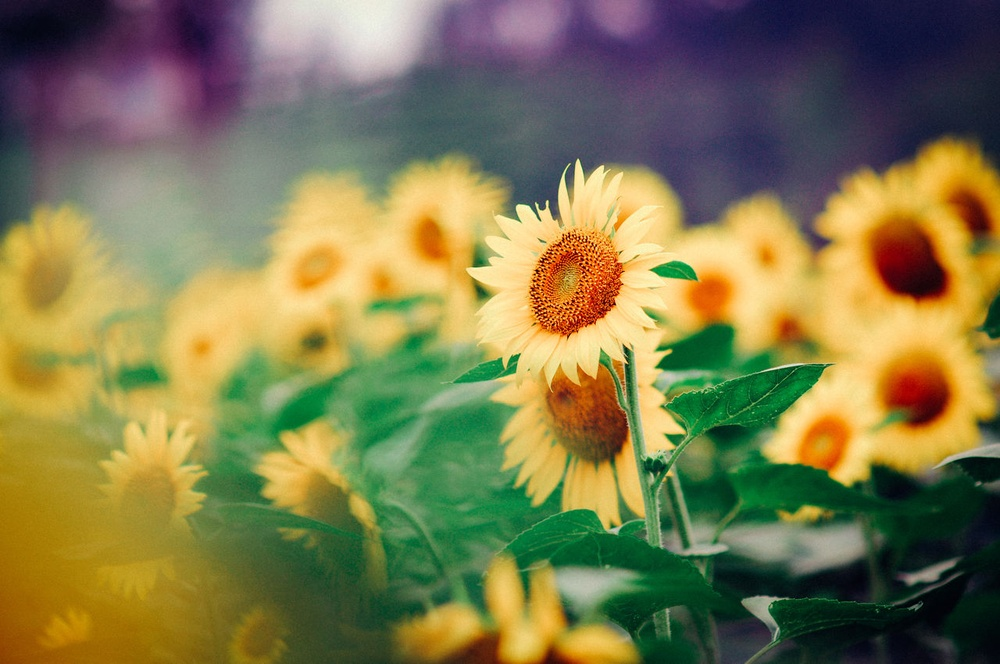
#> input picture task5/data/suns.jpg, 1000 x 664 px, shrunk from 1280 x 850 before the run
$ python mainpartion1.py
#> lines starting #> are read from the running program, lines starting #| are printed output that depends on the picture
from cv2 import *
from numpy import *
from PIL import Image

"""
这里做的是一个单通道图的主成分分析，三通道的等以后用到了在写，学习进度所限
还有一个感受就是，opencv用着比PIL要复杂，
因为第一遍使用了opencv，但在最后转成图像的时候，opencv出了问题，所以我将开头和结尾改用了PIL
"""

img = Image.open("./data/suns.jpg")
#> img is the input picture: PIL image 1000x664 RGB; mean R, G, B 127.9, 122.1, 77.4

# 图像转矩阵
data = img.convert("L")
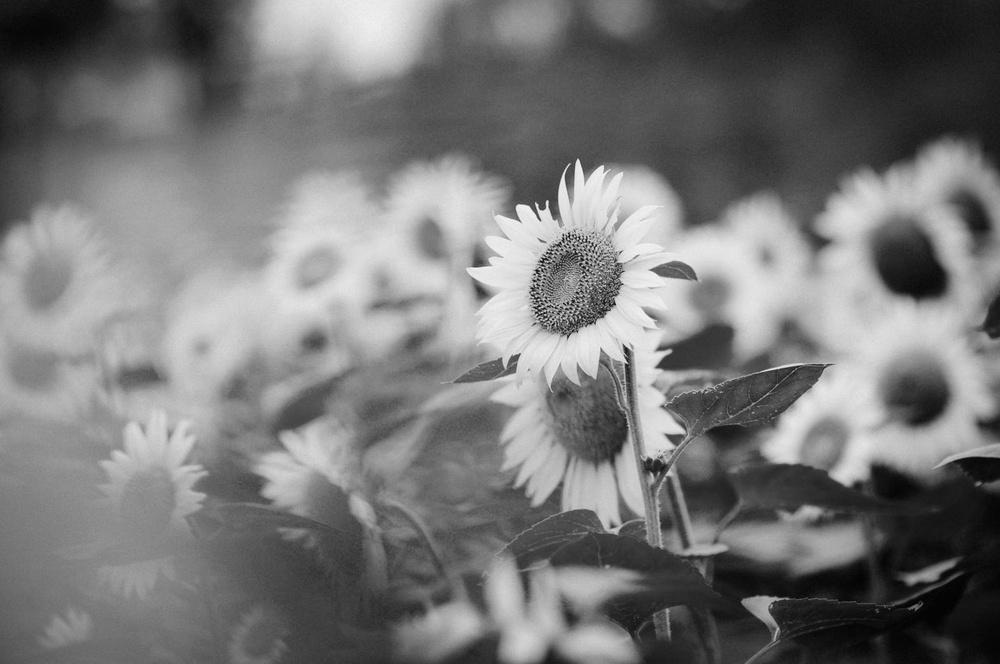
#> data: PIL image 1000x664 L; min 2, max 248, mean 118.7
data = mat(data)  # np.mat和np.array的区别在于，*可以直接表示矩阵乘法，等价于np.dot()

# 去中心化
mean_x = mean(data, axis=1)  # 按行计算均值
#> mean_x = 664 rows, first 8: [87.74], [87.47], [87.29], [87.06], [86.86], [86.7], [86.53], [86.34]
data = data.astype("float64")  # 就是说float64和unit8不能直接相减，所以要转换下
#> data: shape (664, 1000) float64
data -= mean_x
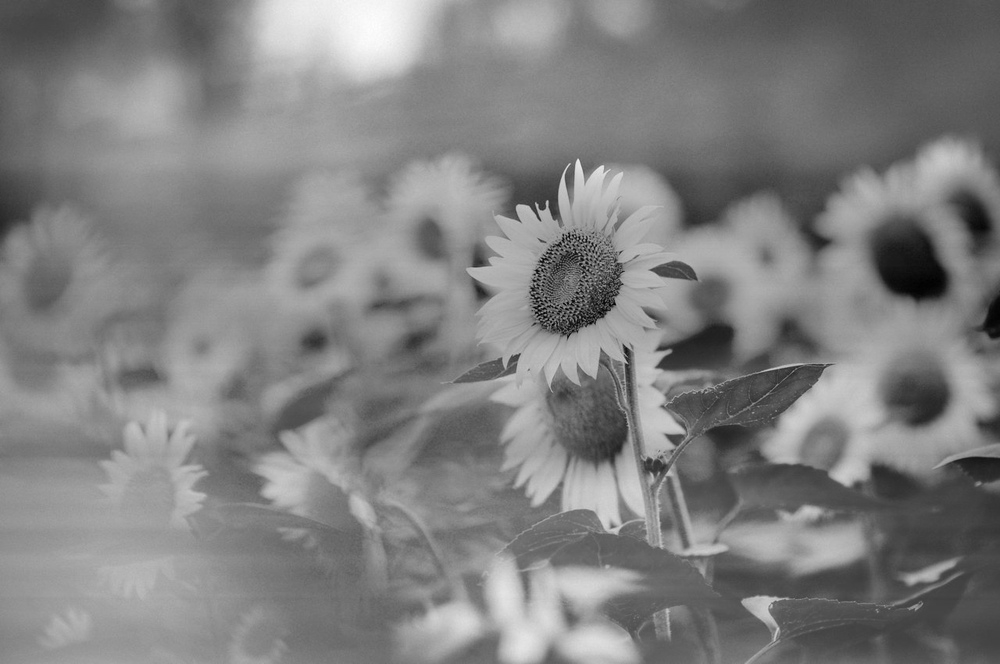
#> data: shape (664, 1000) float64; min -162.6, max 159.1, mean 0; drawn with min black and max white

# 协方差矩阵计算
cov_mat = 1.0 / (data.shape[0] - 1) * data * data.T
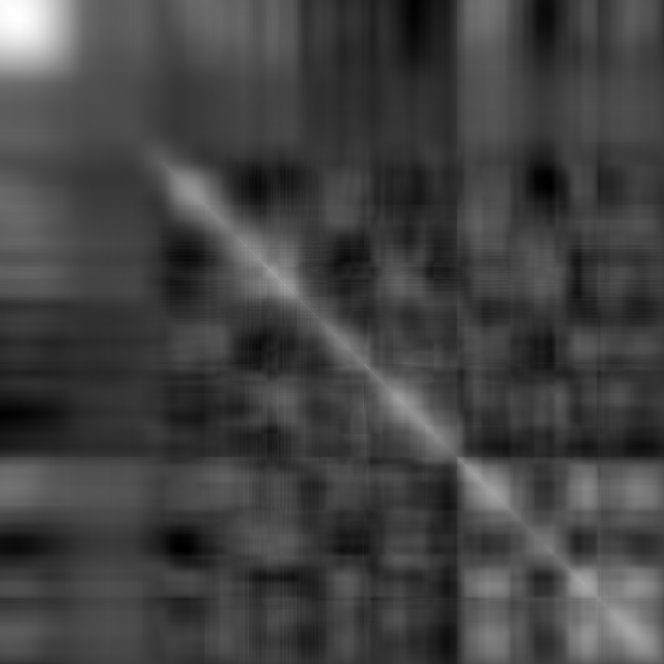
#> cov_mat: shape (664, 664) float64; min -1647.4, max 7614.3, mean 766; drawn with min black and max white

# 求协方差矩阵的特征值特征向量
evalue, evector = linalg.eig(cov_mat)
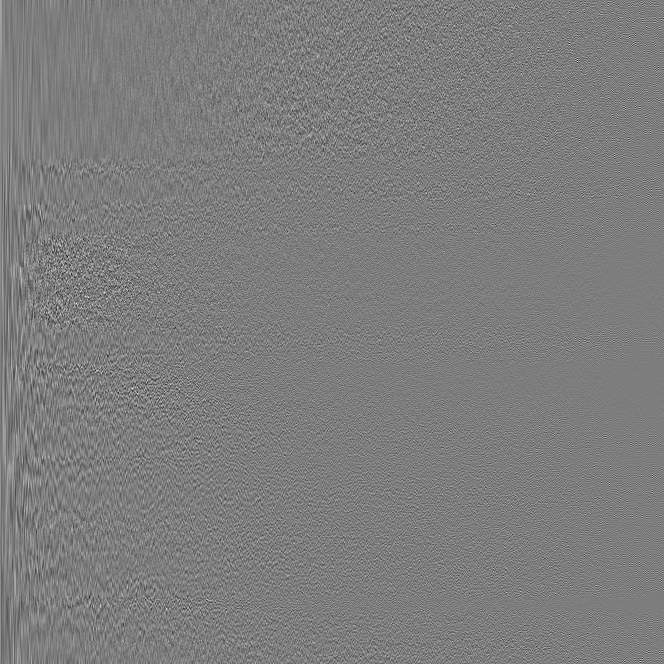
#> evector: shape (664, 664) float64; min -0.304, max 0.313, mean 7.77e-05; drawn with min black and max white
#> evalue = 664 values, max 678407.4 at index 0, min 0.0245 at index 569, mean 3248.5

# 寻找主要特征值对应的特征向量，因为协方差矩阵和对角矩阵特征值相同，所以对应的特征向量的位置一样，所以可通过对角阵的主要特征值找出特征向量
evalue_index = argsort(evalue)[::-1]  # argsor是按从小到大的顺序排列，所以取反
#> evalue_index = 664 values, max 663 at index 633, min 0 at index 0, mean 331.5

#> (the run stopped early here; a loop or call above may not have finished)

$ run again, with task5/data/BoostLocalColorContrastUsingColorModeExample_01.jpg copied over task5/data/suns.jpg
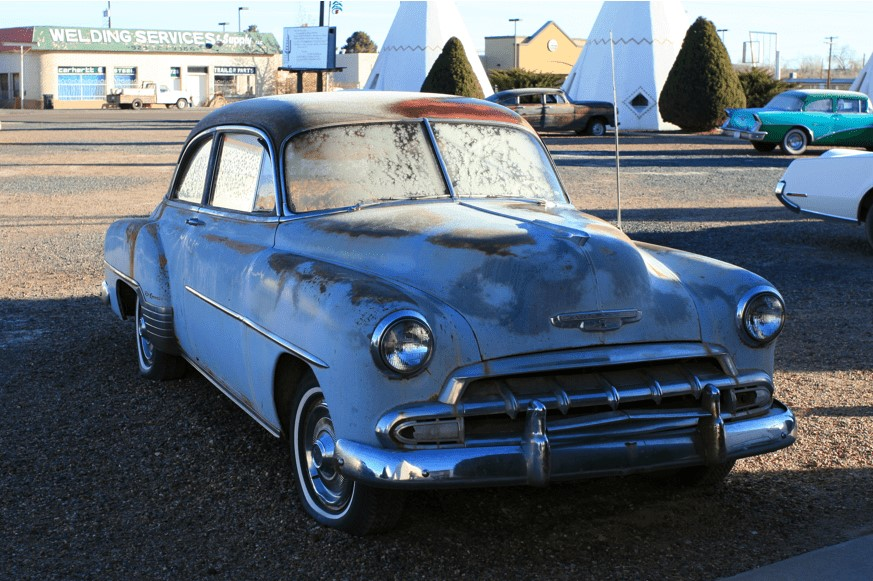
#> input picture task5/data/BoostLocalColorContrastUsingColorModeExample_01.jpg, 873 x 581 px
#> img is the input picture: PIL image 873x581 RGB; mean R, G, B 94.4, 105.6, 117.5
#> `data = img.convert("L")`:
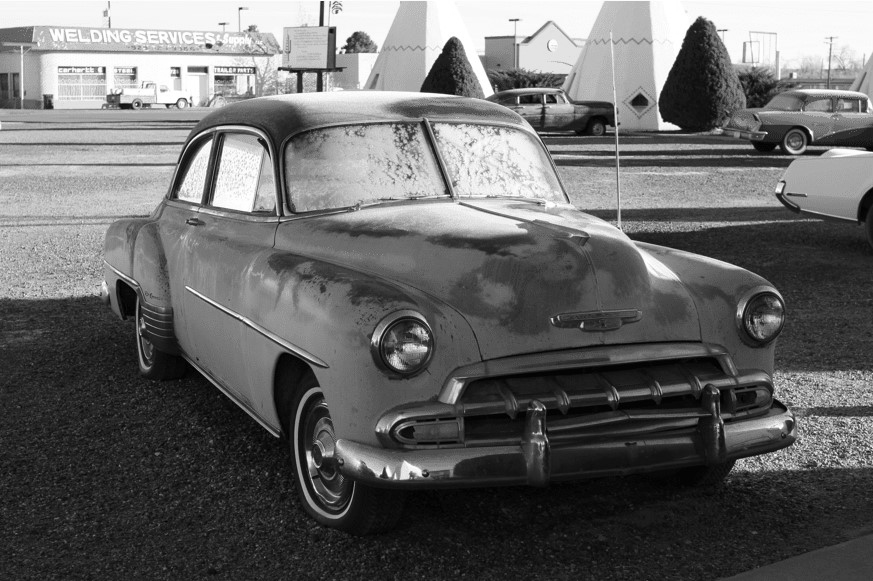
#> data: PIL image 873x581 L; min 0, max 255, mean 103.6
#> mean_x = 581 rows, first 8: [252.7], [241.9], [241], [241.5], [240.7], [241.5], [241], [240.8]
#> `evalue, evector = linalg.eig(cov_mat)`:
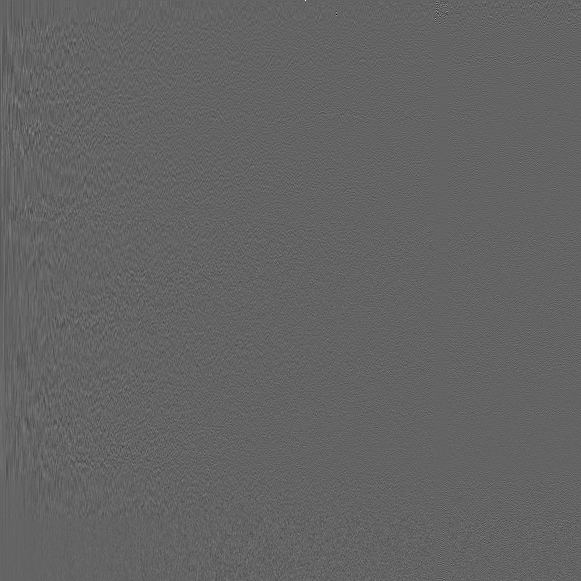
#> evector: shape (581, 581) float64; min -0.638, max 0.988, mean 2.38e-06; drawn with min black and max white
#> evalue = 581 values, max 383275.6 at index 0, min 0.101 at index 305, mean 3234.1
#> evalue_index = 581 values, max 580 at index 522, min 0 at index 0, mean 290

$ run again, with task5/data/balance1.jpg copied over task5/data/suns.jpg
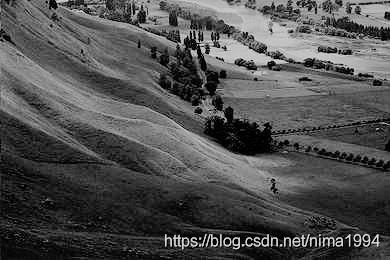
#> input picture task5/data/balance1.jpg, 390 x 260 px
#> img is the input picture: PIL image 390x260 L; min 0, max 224, mean 79.6
#> mean_x = 260 rows, first 8: [128.4], [120.6], [114.3], [104.2], [107.4], [120], [117.4], [112.1]
#> `cov_mat = 1.0 / (data.shape[0] - 1) * data * data.T`:
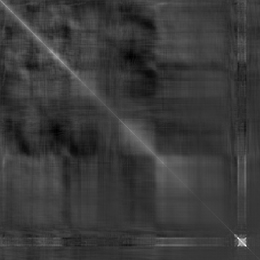
#> cov_mat: shape (260, 260) float64; min -2570, max 9443.2, mean 182.2; drawn with min black and max white
#> `evalue, evector = linalg.eig(cov_mat)`:
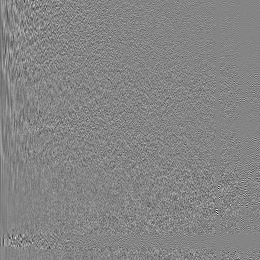
#> evector: shape (260, 260) float64; min -0.56, max 0.515, mean -2.8e-05; drawn with min black and max white
#> evalue = 260 values, max 132302.6 at index 0, min 0.116 at index 216, mean 2685.5
#> evalue_index = 260 values, max 259 at index 240, min 0 at index 0, mean 129.5
